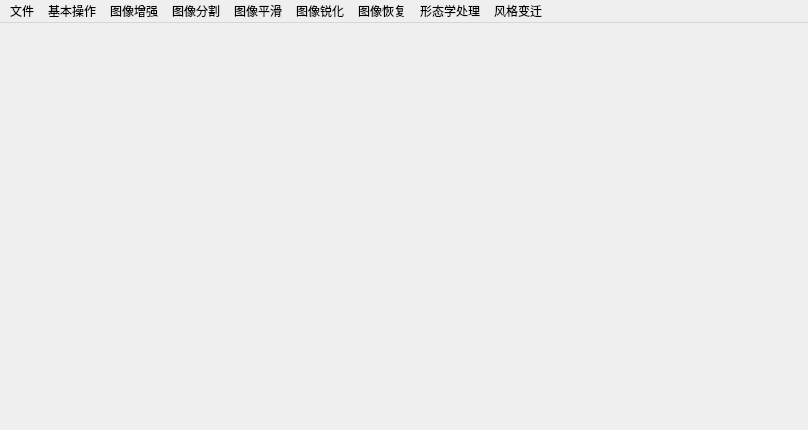
<?xml version="1.0" encoding="UTF-8"?>
<ui version="4.0">
 <class>ImageProcess</class>
 <widget class="QMainWindow" name="ImageProcess">
  <property name="geometry">
   <rect>
    <x>0</x>
    <y>0</y>
    <width>808</width>
    <height>430</height>
   </rect>
  </property>
  <property name="windowTitle">
   <string>MainWindow</string>
  </property>
  <widget class="QWidget" name="centralwidget"/>
  <widget class="QMenuBar" name="MyMene">
   <property name="geometry">
    <rect>
     <x>0</x>
     <y>0</y>
     <width>808</width>
     <height>23</height>
    </rect>
   </property>
   <widget class="QMenu" name="FileList">
    <property name="title">
     <string>文件</string>
    </property>
    <widget class="QMenu" name="OpenImage">
     <property name="title">
      <string>打开图片</string>
     </property>
     <addaction name="OpenColorImg"/>
     <addaction name="OpenGrayImg"/>
    </widget>
    <addaction name="OpenImage"/>
    <addaction name="CloseImage"/>
   </widget>
   <widget class="QMenu" name="BasicOperation">
    <property name="title">
     <string>基本操作</string>
    </property>
    <widget class="QMenu" name="Appine">
     <property name="title">
      <string>仿射变换</string>
     </property>
     <widget class="QMenu" name="Rotate">
      <property name="title">
       <string>旋转</string>
      </property>
      <addaction name="Rotate90"/>
      <addaction name="Rotate180"/>
      <addaction name="Rotate270"/>
      <addaction name="RotateFree"/>
     </widget>
     <widget class="QMenu" name="Scale">
      <property name="title">
       <string>放缩</string>
      </property>
      <addaction name="scaleByEqualPosition"/>
      <addaction name="scaleByInput"/>
     </widget>
     <addaction name="Scale"/>
     <addaction name="Rotate"/>
    </widget>
    <addaction name="Appine"/>
    <addaction name="FFT"/>
   </widget>
   <widget class="QMenu" name="Enhancemant">
    <property name="title">
     <string>图像增强</string>
    </property>
    <widget class="QMenu" name="ColorStrength">
     <property name="title">
      <string>彩色图像增强</string>
     </property>
     <widget class="QMenu" name="Clarify">
      <property name="title">
       <string>清晰度</string>
      </property>
      <addaction name="globalHist"/>
      <addaction name="adjustiveHist"/>
     </widget>
     <addaction name="Exposure"/>
     <addaction name="Brightness"/>
     <addaction name="Contrast"/>
     <addaction name="Saturation"/>
     <addaction name="Clarify"/>
     <addaction name="Hue"/>
     <addaction name="Value"/>
    </widget>
    <widget class="QMenu" name="GrayStrength">
     <property name="title">
      <string>灰度图像增强</string>
     </property>
     <addaction name="linerStrength"/>
     <addaction name="logStrength"/>
     <addaction name="grayHist"/>
    </widget>
    <addaction name="ColorStrength"/>
    <addaction name="GrayStrength"/>
   </widget>
   <widget class="QMenu" name="Split">
    <property name="title">
     <string>图像分割</string>
    </property>
   </widget>
   <widget class="QMenu" name="Smooth">
    <property name="title">
     <string>图像平滑</string>
    </property>
   </widget>
   <widget class="QMenu" name="Sharpen">
    <property name="title">
     <string>图像锐化</string>
    </property>
   </widget>
   <widget class="QMenu" name="Restoration">
    <property name="title">
     <string>图像恢复</string>
    </property>
   </widget>
   <widget class="QMenu" name="Morphology">
    <property name="title">
     <string>形态学处理</string>
    </property>
   </widget>
   <widget class="QMenu" name="StyleChange">
    <property name="title">
     <string>风格变迁</string>
    </property>
   </widget>
   <addaction name="FileList"/>
   <addaction name="BasicOperation"/>
   <addaction name="Enhancemant"/>
   <addaction name="Split"/>
   <addaction name="Smooth"/>
   <addaction name="Sharpen"/>
   <addaction name="Restoration"/>
   <addaction name="Morphology"/>
   <addaction name="StyleChange"/>
  </widget>
  <action name="CloseImage">
   <property name="text">
    <string>保存图片</string>
   </property>
  </action>
  <action name="FFT">
   <property name="text">
    <string>傅里叶变换</string>
   </property>
   <property name="toolTip">
    <string>傅里叶变换</string>
   </property>
  </action>
  <action name="actionLinearChange">
   <property name="text">
    <string>线性变换</string>
   </property>
  </action>
  <action name="actionLogChange">
   <property name="text">
    <string>对数变换</string>
   </property>
  </action>
  <action name="Rotate90">
   <property name="text">
    <string>旋转90度</string>
   </property>
  </action>
  <action name="Rotate180">
   <property name="text">
    <string>旋转180度</string>
   </property>
  </action>
  <action name="Rotate270">
   <property name="text">
    <string>旋转270度</string>
   </property>
  </action>
  <action name="RotateFree">
   <property name="text">
    <string>旋转任意角度</string>
   </property>
  </action>
  <action name="scaleByEqualPosition">
   <property name="text">
    <string>等比例放缩</string>
   </property>
  </action>
  <action name="scaleByInput">
   <property name="text">
    <string>任意比例放缩</string>
   </property>
  </action>
  <action name="OpenColorImg">
   <property name="text">
    <string>打开彩色图像</string>
   </property>
  </action>
  <action name="OpenGrayImg">
   <property name="text">
    <string>打开灰度图像</string>
   </property>
  </action>
  <action name="actionExposure">
   <property name="text">
    <string>曝光</string>
   </property>
  </action>
  <action name="actionColorBalance">
   <property name="text">
    <string>色彩平衡</string>
   </property>
  </action>
  <action name="actionSaturation">
   <property name="text">
    <string>饱和度</string>
   </property>
  </action>
  <action name="Exposure">
   <property name="text">
    <string>曝光</string>
   </property>
  </action>
  <action name="Brightness">
   <property name="text">
    <string>亮度</string>
   </property>
  </action>
  <action name="Contrast">
   <property name="text">
    <string>对比度</string>
   </property>
  </action>
  <action name="Saturation">
   <property name="text">
    <string>饱和度</string>
   </property>
  </action>
  <action name="Hue">
   <property name="text">
    <string>色相</string>
   </property>
  </action>
  <action name="Value">
   <property name="text">
    <string>明度</string>
   </property>
  </action>
  <action name="globalHist">
   <property name="text">
    <string>全局直方图均衡化</string>
   </property>
  </action>
  <action name="adjustiveHist">
   <property name="text">
    <string>自适应直方图均衡化</string>
   </property>
  </action>
  <action name="linerStrength">
   <property name="text">
    <string>线性增强</string>
   </property>
  </action>
  <action name="logStrength">
   <property name="text">
    <string>对数增强</string>
   </property>
  </action>
  <action name="grayHist">
   <property name="text">
    <string>直方图均衡化</string>
   </property>
  </action>
 </widget>
 <resources/>
 <connections/>
</ui>
